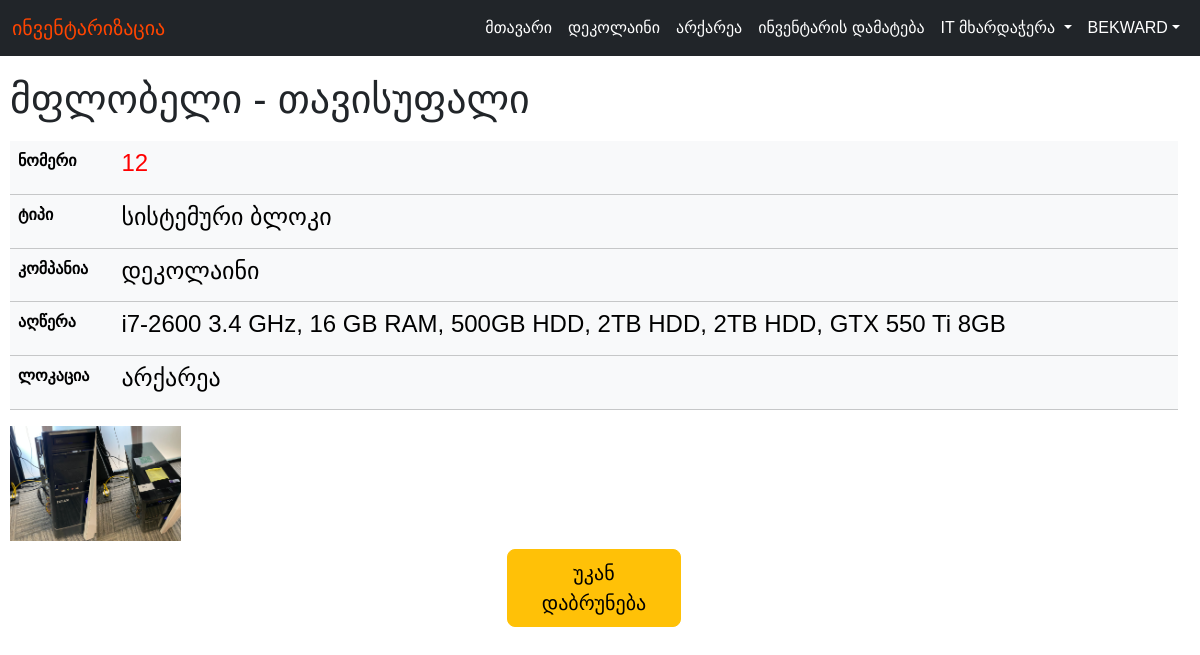
Page /12 (signed in) on the committed database.
### main/models.py (models this page shows, shortened)
class Item(models.Model):
    inventory = models.ForeignKey(Warehouse, on_delete=models.CASCADE)
    item_number = models.CharField(max_length=20)
    type = models.CharField(max_length=200)
    owner = models.CharField(max_length=250)
    company = models.CharField(max_length=200)
    description = models.TextField(max_length=350)
    photo_url = models.ImageField(upload_to='images')
    location = models.CharField(max_length=250)

### main/views.py (the view)
# urls.py: path("<int:id>", views.item, name="item"),
@login_required(login_url='/login/')
def item(response, id):
    item = Item.objects.get(item_number=id)
    return render(response, "main/item.html", {"item": item})

### main/templatetags/get_group.py (called while the page is built)
@register.filter(name='has_group')
def has_group(user, group_name):
    return user.groups.filter(name=group_name).exists()

### main/templates/main/item.html (shortened to what this page needs)
{% extends 'main/base.html' %}
{% block content %}
<h1>მფლობელი - {{ item.owner }}</h1>
<div class="container">
    <div class="row">
        <div class="col col-lg">
            <table class="table table-light">
                <tr>
                    <th>ნომერი</th>
                    <td style="color:red;"><h4>{{ item.item_number }}</h4></td>
                </tr>
                <tr>
                    <th>ტიპი</th>
                    <td><h4>{{ item.type }}</h4></td>
                </tr>
                <tr>
                    <th>კომპანია</th>
                    <td><h4>{{ item.company }}</h4></td>
                </tr>
                <tr>
                    <th>აღწერა</th>
                    <td><h4>{{ item.description }}</h4></td>
                </tr>
                <tr>
                    <th>ლოკაცია</th>
                    <td><h4>{{ item.location }}</h4></td>
                </tr>
            </table>
        </div>
        <div class="row">
            <div class="col col-md-2"><h6><a href="/media/{{ item.photo_url }}"><img src="/media/{{ item.photo_url }}" width="100%"></a></h6></div>
        </div>
    </div>
</div>
<div class="col col-md-2">
<button class="btn btn-lg btn-warning" onclick="javascript:window.history.back();">უკან დაბრუნება</button>
</div>
{% endblock %}

### main/templates/main/base.html (shortened to what this page needs)
<!doctype html>
<html class="h-100" lang="en">
<head>
    <link href="https://cdn.jsdelivr.net/npm/bootstrap@5.3.2/dist/css/bootstrap.min.css"
          rel="stylesheet"
>
    {% load static %}
    <link rel="stylesheet" type="text/css" href="{% static '/css/custom_css.css' %}">
</head>
<body class="d-flex flex-column h-100">
<nav class="navbar navbar-dark fixed-top navbar-expand-lg bg-dark">
    <div class="container-fluid">
        <a class="navbar-brand"><span class="deco">ინვენტარიზაცია</span></a>
        <div class="collapse navbar-collapse" id="navbarNav">
            <ul class="navbar-nav ms-auto">
                <li class="nav-item">
                    <a class="nav-link" aria-current="page" href="/">მთავარი</a>
                </li>
                <li class="nav-item">
                    <a class="nav-link" href="/warehouse/1">დეკოლაინი</a>
                </li>
                <li class="nav-item">
                    <a class="nav-link" href="/warehouse/2">არქარეა</a>
                </li>
                {% load get_group %}
                {% if user.is_authenticated and not request.user|has_group:"მომხმარებლები"%}
                <li class="nav-item">
                    <a class="nav-link" href="/create">ინვენტარის დამატება</a>
                </li>
                {% endif %}
                <li class="nav-item dropdown">
                    {% if user.is_authenticated %}
                    <a class="nav-link dropdown-toggle" href="#" id="navbarDarkDropdownMenuLink" role="button"
                       data-bs-toggle="dropdown" aria-expanded="false">
                        IT მხარდაჭერა
                    </a>
                    {% endif %}
                </li>
                <li class="nav-item dropdown">
                    {% if user.is_authenticated %}
                    <a class="nav-link dropdown-toggle" href="#" id="navbarDarkDropdownMenuLink 2" role="button"
                       data-bs-toggle="dropdown" aria-expanded="false">{{ user.get_username.upper }}</a>
                    {% else %}
                    <a class="nav-link" href="/login/">ავტორიზაცია</a>
                    {% endif %}
                </li>
            </ul>
        </div>
    </div>
</nav>
<div id="content" , name="content" , class="main">
    <div class="row justify-content-center">
        {% block content %}
        {% endblock %}
    </div>
</div>
</body>
</html>

### main/static/css/custom_css.css (style rules this page uses)
.main { float: left; width: 99%; padding: 40px 10px 10px 10px; font-family: "BPG Nino Mtavruli", sans-serif; font-size: 20mv; }
h1 { font-family: "BPG Nino Mtavruli", sans-serif; padding: 10px; }
table { font-size: 20mv; font-family: "BPG Nino Mtavruli", sans-serif; color: #000; }
.deco { color: orangered; }
.navbar-brand { font-family: "BPG Nino Mtavruli", sans-serif; color: white; }
.nav-link { font-family: "BPG Nino Mtavruli", sans-serif; color: white; }

### rows in the picture
Item: owner "თავისუფალი", item_number "12", type "სისტემური ბლოკი", company "დეკოლაინი", description "i7-2600 3.4 GHz, 16 GB RAM, 500GB HDD, 2TB HDD, 2TB HDD, GTX 550 Ti 8GB", location "არქარეა", photo_url (picture)

### other values in the picture
{{ user.get_username.upper }} "BEKWARD"
